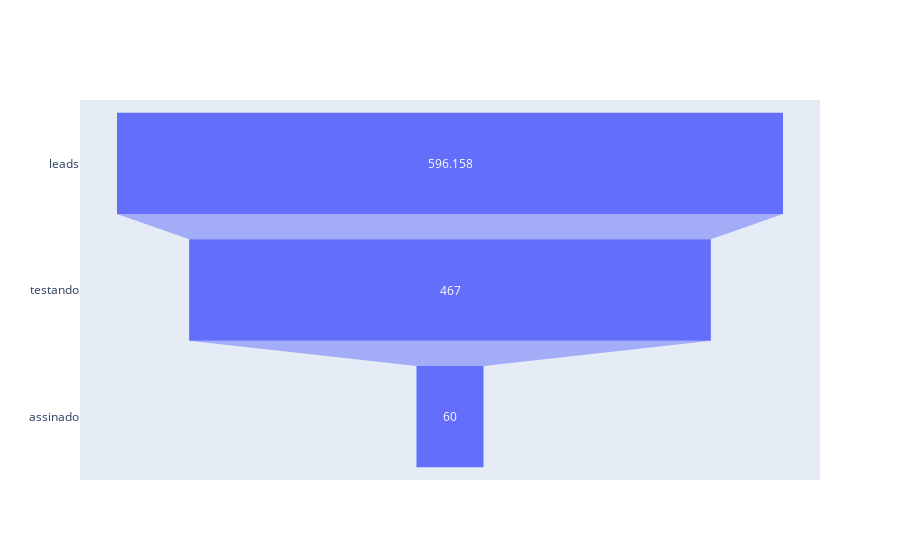

The code cell stored with this chart in its notebook:
### Markdown cell above
# Testando a visualização do funil

### Code cell
from plotly import graph_objects as go

fig = go.Figure(go.Funnel(
    y = df_tb['etapas'],
    x = df_tb['Values']))

fig.show()

### Figure 1 — Plotly figure (JSON) as saved in the notebook; plotly's stock layout.template omitted (floating-point values rounded to 4 significant figures)
{"data": [{"type": "funnel", "x": [596.2, 467, 60], "y": ["leads", "testando", "assinado"]}], "layout": {}}
